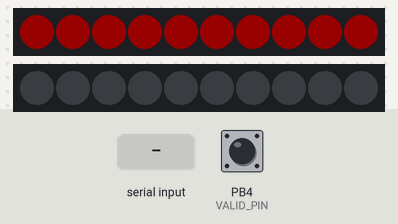
The sketch below on a simulated ATtiny85, built with avr-gcc and run on an emulated ATtiny85. Parts: 2 × 10 RGB LEDs in strip order, left to right. The test bench sets the inputs (shaded band); at power-on: PB4 (VALID_PIN) HIGH. Dim RGB values are drawn brighter than linear; what the sketch prints to the serial monitor is not drawn.

Above: at 1.4 s.
At 4.7 s:
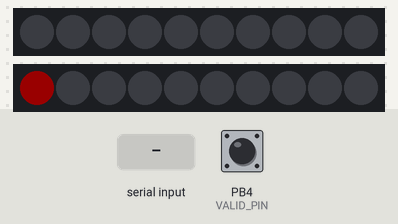
4.8 s: "r" received over Serial
At 7.1 s:
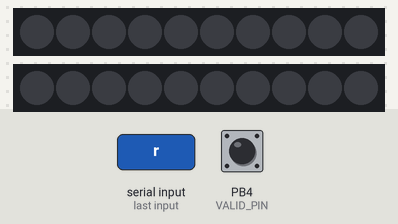
7.4 s: PB4 (VALID_PIN) pulled LOW for 0.15 s
Timing chart, 0 to 10.4 s (numbered marks = the images above; inputs shaded):
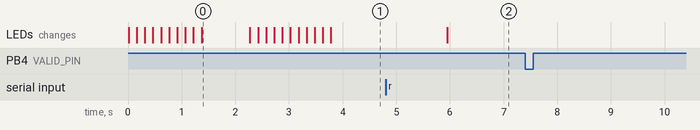

Measured:
- after the input at 4.8 s, the LEDs: change after 1.2 s (image 2)
- after the input at 7.4 s, every drawn part: stays the same
- what the display in image 0 shows lasts 0.9 s, from 1.4 s to 2.3 s

The sketch:

LEDs_controller.ino
```cpp
#include <Adafruit_NeoPixel.h>
#ifdef __AVR__
    #include <avr/power.h> // Required for 16 MHz Adafruit Trinket.
#endif

/* ---------------------- LEDs variables and constants ---------------------- */
#define NUM_LEDS  10
#define UNITS_PIN  6
#define TENS_PIN   5

int unitsCounter = 0;
int tensCounter  = 0;
int totalCounter = 0;
Adafruit_NeoPixel units_strip(NUM_LEDS, UNITS_PIN, NEO_GRB + NEO_KHZ800);
Adafruit_NeoPixel tens_strip(NUM_LEDS ,  TENS_PIN, NEO_GRB + NEO_KHZ800);

const uint32_t CLEAR      = units_strip.Color(0  ,   0,   0);
const uint32_t RED        = units_strip.Color(255,   0,   0);
const uint32_t ORANGE     = units_strip.Color(255,  50,   0);
const uint32_t YELLOW     = units_strip.Color(255, 127,   0);
const uint32_t GREEN      = units_strip.Color(0  , 255,   0);
const uint32_t LIGHT_BLUE = units_strip.Color(0  , 255, 255);
const uint32_t MED_BLUE   = units_strip.Color(0  , 127, 255);
const uint32_t NAVY_BLUE  = units_strip.Color(0  ,   0, 255);
const uint32_t PURPLE     = units_strip.Color(127,   0, 255);
const uint32_t PINK       = units_strip.Color(255,   0, 127);
const uint32_t WHITE      = units_strip.Color(255, 255, 255);
/* -------------------------------------------------------------------------- */

/* -------------------- Buttons variables and constants --------------------- */
#define TEN_INCR_PIN 9
#define INCR_PIN     8
#define DECR_PIN     7
#define VALID_PIN    4

#define DELAYVAL 500

boolean incrWasUp		= true;
boolean tenIncrWasUp	= true;
boolean decrWasUp		= true;

int isOn = 0;
String incomingByte;
boolean validateWasUp = true;
boolean ledEnabled = false;
/* -------------------------------------------------------------------------- */

const uint32_t tensToColour(int tens)
{

	switch (tens) {
		case 0:
			return RED;
		case 1:
			return NAVY_BLUE;
		case 2:
			return YELLOW;
		case 3:
			return GREEN;
		case 4:
			return LIGHT_BLUE;
		case 5:
			return PINK;
		case 6:
			return ORANGE;
		case 7:
			return PURPLE;
		case 8:
			return MED_BLUE;
		case 9:
			return WHITE;
		default:
			return CLEAR;
	}

}

void clearUnits()  //attention clearUnits met donc unitsCounter à -1;
{

	while (unitsCounter >= 0) {
		units_strip.setPixelColor(unitsCounter, CLEAR);
		units_strip.show();
		delay(150);
		unitsCounter--;
	}

}

void fastFillUnits(int nb)
{

  while (unitsCounter < nb) {
    units_strip.setPixelColor(unitsCounter, tensToColour(tensCounter));
    units_strip.show();
    unitsCounter++;
  }

}

void fillUnits(int nb)
{

	while (unitsCounter < nb) {
		units_strip.setPixelColor(unitsCounter, tensToColour(tensCounter));
		units_strip.show();
		delay(150);
		unitsCounter++;
	}

}

void clearTens()
{

	while (tensCounter >= 0) {
		tens_strip.setPixelColor(tensCounter, CLEAR);
		tens_strip.show();
		delay(150);
		tensCounter--;
	}

}

void setup()
{

	// These lines are specifically to support the Adafruit Trinket 5V
	// 16 MHz. Any other board, you can remove this part (but no harm
	// leaving it):
#if defined(__AVR_ATtiny85__) && (F_CPU == 16000000)
	clock_prescale_set(clock_div_1);
#endif
	// END of Trinket-specific code.

	Serial.begin(9600);
	while (!Serial);

	pinMode(TENS_PIN, OUTPUT);
	pinMode(UNITS_PIN, OUTPUT);

	pinMode(TEN_INCR_PIN, INPUT_PULLUP);
	pinMode(INCR_PIN, INPUT_PULLUP);
	pinMode(DECR_PIN, INPUT_PULLUP);
	pinMode(VALID_PIN, INPUT_PULLUP);

	units_strip.begin();
	tens_strip.begin();
	units_strip.setBrightness(25);
	tens_strip.setBrightness(25);
}

void loop()
{

  if (Serial.available()>0){
    incomingByte = Serial.readString();
    if (incomingByte == "r"){
      clearTens();
      clearUnits();
      unitsCounter = 0;
      tensCounter = 0;
      totalCounter = 0;
    }
  }


	boolean tenIncrIsUp, incrIsUp, decrIsUp;
	boolean validateIsUp;

	tenIncrIsUp = digitalRead(TEN_INCR_PIN);
	incrIsUp 	= digitalRead(INCR_PIN);
	decrIsUp 	= digitalRead(DECR_PIN);

	if (tenIncrWasUp && !tenIncrIsUp) {
		delay(10);
		tenIncrIsUp = digitalRead(TEN_INCR_PIN);
		if (!tenIncrIsUp && totalCounter <= 90) { // (tensCounter * 10 + unitsCounter)
			int nbUnits = totalCounter%10; //int nbUnits = unitsCounter;
     	if (nbUnits == 0){
				fillUnits(10);
        delay(750);
        tens_strip.setPixelColor(tensCounter, tensToColour(tensCounter));
        tens_strip.show();
        clearUnits();
        unitsCounter = 0;
        tensCounter++;
     	}
			else {
				fillUnits(10);
        delay(750);
        tens_strip.setPixelColor(tensCounter, tensToColour(tensCounter));
        tens_strip.show();
				clearUnits();
        tensCounter++;
				fillUnits(nbUnits);
			}
      totalCounter += 10;
		}
	}


	if (incrWasUp && !incrIsUp) {
		delay(10);
		incrIsUp = digitalRead(INCR_PIN);
    if (!incrIsUp && totalCounter <100){
  		if (totalCounter%10 >= 0 && totalCounter%10 < 9) { //unitsCounter >= -1 && unitsCounter < 9
  			units_strip.setPixelColor(unitsCounter, tensToColour(tensCounter));
  			unitsCounter++;
  		} else if (totalCounter%10 == 9) { //on passe à 10  -> (unitsCounter == 9)
        units_strip.setPixelColor(unitsCounter, tensToColour(tensCounter));
        units_strip.show();
        delay(750);
        tens_strip.setPixelColor(tensCounter, tensToColour(tensCounter));
        tens_strip.show();
  			clearUnits();
        unitsCounter = 0;
        tensCounter++;
  		}
      totalCounter++;
    }
	}


	if (decrWasUp && !decrIsUp) {
		delay(10);
		decrIsUp = digitalRead(DECR_PIN);
    if (!decrIsUp && totalCounter > 0){
  		if (totalCounter%10 > 0) { //1
  			unitsCounter--;
  			units_strip.setPixelColor(unitsCounter, CLEAR);
  		} else if (totalCounter%10 == 0) { //1
  			tensCounter--;
  			tens_strip.setPixelColor(tensCounter, CLEAR);
        fastFillUnits(10);
        tens_strip.show();
  			delay(1500);
        unitsCounter--;
  			units_strip.setPixelColor(unitsCounter, CLEAR);
  		}
      totalCounter--;
      if (totalCounter == 0){
        unitsCounter = 0;
        tensCounter = 0;
      }
    }
	}


	units_strip.show();
	tens_strip.show();
	tenIncrWasUp = tenIncrIsUp;
	incrWasUp = incrIsUp;
	decrWasUp = decrIsUp;

  validateIsUp = digitalRead(VALID_PIN);
	if (validateWasUp && !validateIsUp) {
		delay(10);
		validateIsUp = digitalRead(VALID_PIN);
		if (!validateIsUp) {
      Serial.println(totalCounter);
		}
	}
	validateWasUp = validateIsUp;

}
```
